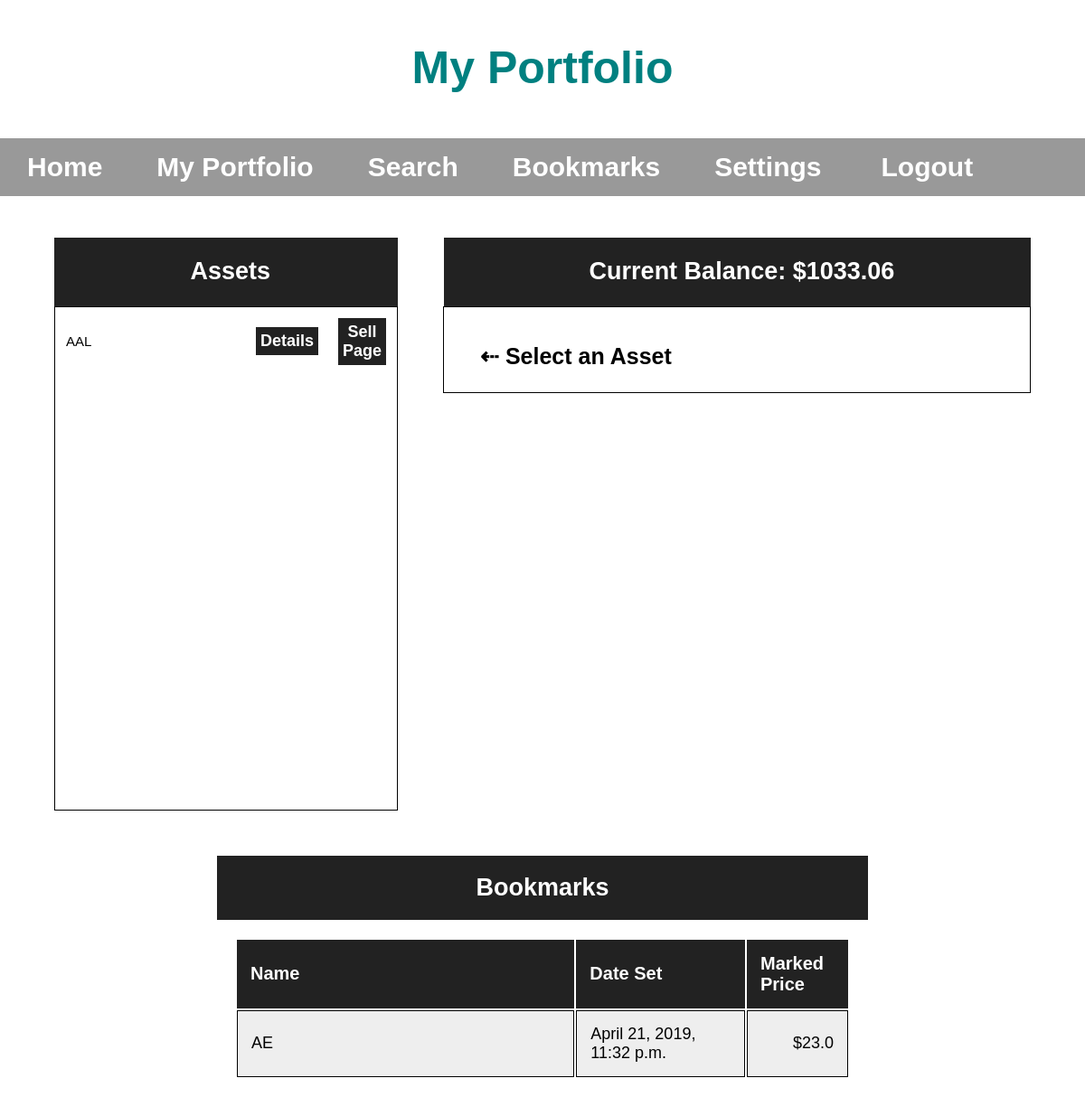
Before: /myPortfolio (signed in) with the older database file.
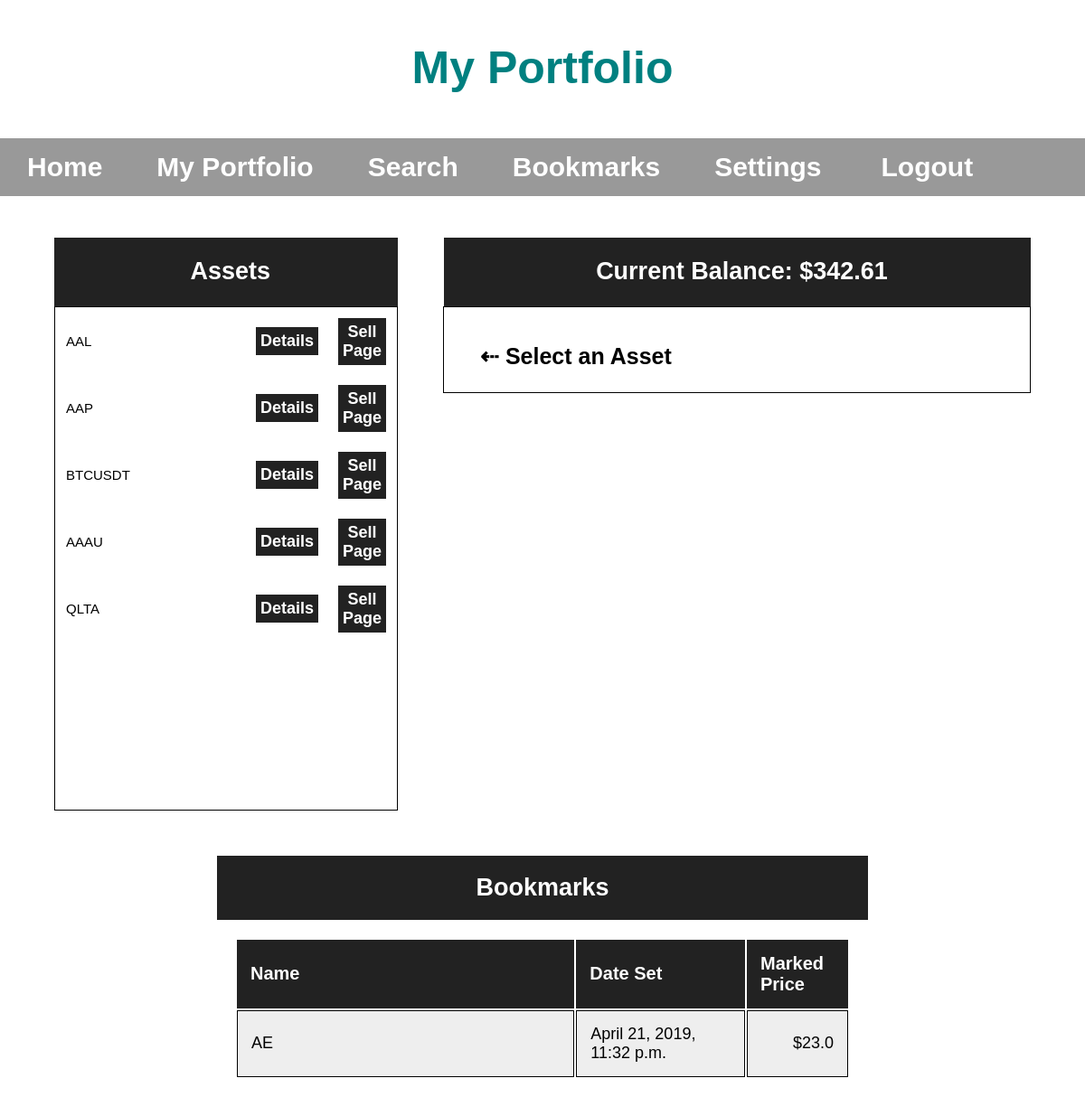
After: the same page with the newer database file.
### XChange/models.py (models this page shows)
class Asset(models.Model):
    userProfile = models.ForeignKey(UserProfile)
    assetName = models.CharField(max_length=250)
    timeBought = models.DateTimeField()
    shares = models.FloatField(max_length=250)
    priceBought = models.FloatField(max_length=250)

class Bookmark(models.Model):
    userProfile = models.ForeignKey(UserProfile)
    companyName = models.CharField(max_length=250)
    setDate = models.DateTimeField()
    bookmarkPrice = models.FloatField(max_length=250)
    bookmarkAmount = models.IntegerField(max_length=250)

### XChange/views.py (the view, shortened to what this page needs)
# urls.py: url(r'^myPortfolio', views.myPortfolio, name='myPortfolio'),
def myPortfolio(request):
    if not request.user.is_authenticated:
        return redirect('%s?next=%s' % (djSettings.LOGIN_URL, request.path))
    graphic = None
    currentProfile = UserProfile.objects.get(user = request.user)
    userAssets = Asset.objects.filter(userProfile = currentProfile)
    userBookmarks = Bookmark.objects.filter(userProfile = currentProfile).distinct()
    currentBalance = userAssets.get(assetName = 'USD')
    currentBalance = round(currentBalance.shares * currentBalance.priceBought, 2)
    return render(request, 'XChange/myPortfolio.html', {'userAssets': userAssets, 'userBookmarks': userBookmarks, 'currentBalance': currentBalance})

### XChange/templates/XChange/myPortfolio.html (shortened to what this page needs)
<!DOCTYPE html>
<html>
  <head>
    <link rel="stylesheet" type="text/css" href="/static/XChange/css/myPortfolio.css" />
    <link rel="stylesheet" type="text/css" href="/static/XChange/css/common.css" />
  </head>
  <body>
    <h1 id="myPortfolio-title">My Portfolio</h1>
    <div class="navBarDiv" id ="navBarDiv">
      <ul class="navBarList">
        <li class="homeNav"><a href="/home.html">Home</a></li>
        <li class="portNav"><a href="#">My Portfolio</a></li>
        <li class="srchNav"><a href="search.html">Search</a></li>
        <li class="bmarkNav"><a href="bookmarks">Bookmarks</a></li>
        <li class="settNav"><a href="settings.html">Settings</a></li>
        <li class="logOut">
          <form method='POST'>
            <button type="submit" name="submit" value="Logout">Logout</button>
          </form></li>
      </ul>
    </div>
    <div id="titleWrap">
      <div id="divAsset">
        <h2>Assets</h2>
      </div>
      <div id="divCurrentAsset">
        <h2>Current Balance: ${{currentBalance}}</h2>
      </div>
    </div>
    <div id="listWrap">
      <div id="assets">
          {% if userAssets and userAssets.count > 1 %}
          <table class="currencyAssetsTable">
            <col id="nameCol">
            <col id="buttonCol">
            <col id="sellCol>"
            {% for asset in userAssets %}
              {% if asset.assetName != 'USD'%}
              <tr>
                <td>{{asset.assetName}}</td>
                <td>
                  <form method='POST'>
                    <button type="submit" name="assetGraph" value="{{asset.assetName}}">Details</button>
                  </form>
                </td>
                <td>
                  <button class="sellButton" type="submit" name="sellAsset" value="{{asset.assetName}}"><a href='/assetDetails.html?asset={{asset.assetName}}&BorS=Sell&shares={{asset.shares}}'>Sell Page</button>
                </td>
              </tr>
              {% endif %}
            {% endfor %}
          </table>
          {% endif %}
      </div>
      <div id="graphViewWrap">
        <div id="graphDiv">
          {% if graphic == None %}
            <h3>&#8672;   Select an Asset</h3>
          {% endif %}
        </div>
      </div>
    </div>
    <div id="bookTitleWrap">
      <div id="divBookAsset">
          <h2>Bookmarks</h2>
      </div>
    </div>
    <div id="bookmarkWrap">
      <div id="myBookmarks">
        {% if userBookmarks %}
        <table class="currencyBookmarksTable">
          <col id="bookName">
          <col id="bookDate">
          <col id="bookPrice">
          <tr>
            <th class="leftAlign">Name</th>
            <th class="centerAlign">Date Set</th>
            <th class="rightAlign">Marked Price</th>
          </tr>
          {% for mark in userBookmarks %}
            <tr>
              <td class="leftAlign">{{mark.companyName}}</td>
              <td class="centerAlign">{{mark.setDate}}</td>
              <td class="rightAlign">${{mark.bookmarkPrice}}</td>
            </tr>
          {% endfor %}
        </table>
        {% else %}
          <h1 id="myPortfolio-title">
            No Bookmarks
          </h1>
        {% endif %}
      </div>
    </div>
  </body>
</html>

Changed rows visible on the page:
added Asset: assetName "AAP"
added Asset: assetName "BTCUSDT"
added Asset: assetName "AAAU"
added Asset: assetName "QLTA"
Other visible differences:
{{ currentBalance }}: "1033.06" → "342.61"
